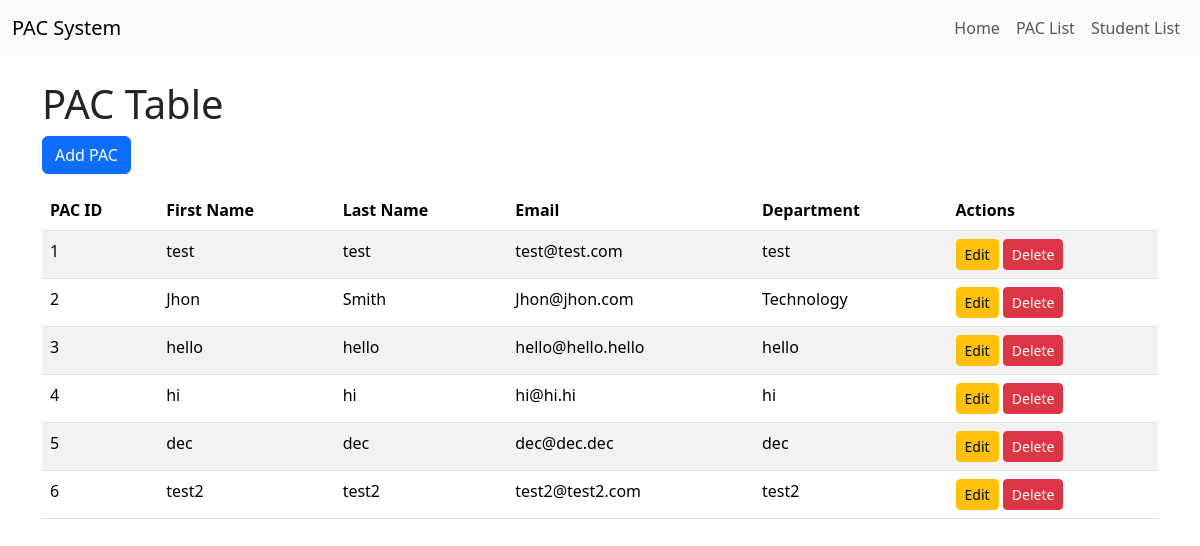
Page /pac_list/ on the earlier database version.
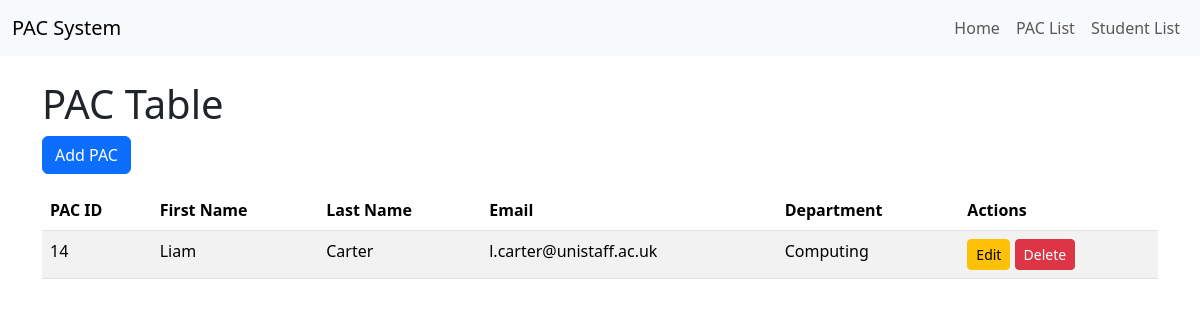
Same page on the later database version.
### pacsystem/models.py (models this page shows, shortened)
class PacTable(models.Model):
    PacID = models.AutoField(primary_key=True)
    FirstName = models.CharField(max_length=64, null=False)
    LastName = models.CharField(max_length=64, null=False)
    Email = models.EmailField(max_length=255, null=False)
    Department = models.CharField(max_length=64, null=False)

### pacsystem/views.py (the view)
# urls.py: path('pac_list/', view=views.pac_view, name='pac_view'),
def pac_view(request):
    pacs = PacTable.objects.all()
    context = {'pacs': pacs}
    return render(request, 'studentpac/pac.html', context)

### pacsystem/templates/studentpac/pac.html (shortened to what this page needs)
{% extends 'studentpac/base.html' %}
{% block content %}
<h1>PAC Table</h1>
<a href="{% url 'add_pac' %}" class="btn btn-primary mb-3">Add PAC</a>
<table class="table table-striped">
    <thead>
    <tr>
        <th>PAC ID</th>
        <th>First Name</th>
        <th>Last Name</th>
        <th>Email</th>
        <th>Department</th>
        <th>Actions</th>
    </tr>
    </thead>
    <tbody>
    {% for pac in pacs %}
    <tr>
        <td>{{ pac.PacID }}</td>
        <td>{{ pac.FirstName }}</td>
        <td>{{ pac.LastName }}</td>
        <td>{{ pac.Email }}</td>
        <td>{{ pac.Department }}</td>
        <td>
            <a href="{% url 'edit_pac' pac.PacID %}" class="btn btn-sm btn-warning">Edit</a>
            <a href="{% url 'delete_pac' pac.PacID %}" class="btn btn-sm btn-danger">Delete</a>
        </td>
    </tr>
    {% endfor %}
    </tbody>
</table>
{% endblock %}

Differences in the rows shown:
removed PacTable: PacID "1", FirstName "test", LastName "test", Email "test@test.com", Department "test"
removed PacTable: PacID "2", FirstName "Jhon", LastName "Smith", Email "Jhon@jhon.com", Department "Technology"
removed PacTable: PacID "3", FirstName "hello", LastName "hello", Email "hello@hello.hello", Department "hello"
removed PacTable: PacID "4", FirstName "hi", LastName "hi", Email "hi@hi.hi", Department "hi"
removed PacTable: PacID "5", FirstName "dec", LastName "dec", Email "dec@dec.dec", Department "dec"
removed PacTable: PacID "6", FirstName "test2", LastName "test2", Email "test2@test2.com", Department "test2"
added PacTable: PacID "14", FirstName "Liam", LastName "Carter", Email "l.carter@unistaff.ac.uk", Department "Computing"
